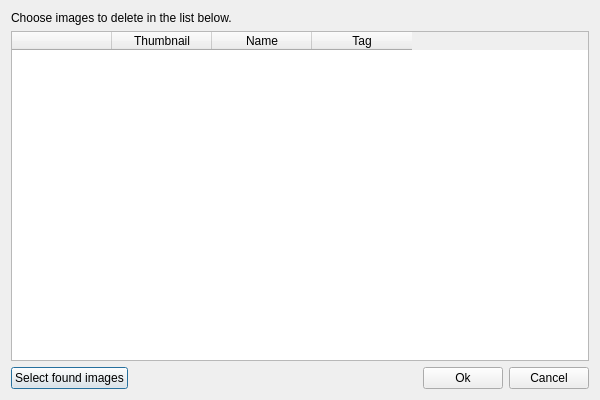
<?xml version="1.0" encoding="UTF-8"?>
<ui version="4.0">
 <class>BlacklistFix2</class>
 <widget class="QDialog" name="BlacklistFix2">
  <property name="geometry">
   <rect>
    <x>0</x>
    <y>0</y>
    <width>600</width>
    <height>400</height>
   </rect>
  </property>
  <property name="windowTitle">
   <string>Blacklist fixer</string>
  </property>
  <property name="windowIcon">
   <iconset resource="../../../resources/resources.qrc">
    <normaloff>:/images/icon.ico</normaloff>:/images/icon.ico</iconset>
  </property>
  <layout class="QVBoxLayout" name="verticalLayout">
   <item>
    <widget class="QLabel" name="label">
     <property name="text">
      <string>Choose images to delete in the list below.</string>
     </property>
    </widget>
   </item>
   <item>
    <widget class="QTableWidget" name="tableWidget">
     <property name="editTriggers">
      <set>QAbstractItemView::NoEditTriggers</set>
     </property>
     <property name="showDropIndicator" stdset="0">
      <bool>false</bool>
     </property>
     <attribute name="horizontalHeaderHighlightSections">
      <bool>false</bool>
     </attribute>
     <attribute name="verticalHeaderDefaultSectionSize">
      <number>50</number>
     </attribute>
     <attribute name="verticalHeaderHighlightSections">
      <bool>false</bool>
     </attribute>
     <column>
      <property name="text">
       <string/>
      </property>
     </column>
     <column>
      <property name="text">
       <string>Thumbnail</string>
      </property>
     </column>
     <column>
      <property name="text">
       <string>Name</string>
      </property>
     </column>
     <column>
      <property name="text">
       <string>Tag</string>
      </property>
     </column>
    </widget>
   </item>
   <item>
    <layout class="QHBoxLayout" name="horizontalLayout_4">
     <item>
      <widget class="QPushButton" name="buttonSelectBlacklisted">
       <property name="text">
        <string>Select found images</string>
       </property>
      </widget>
     </item>
     <item>
      <spacer name="horizontalSpacer">
       <property name="orientation">
        <enum>Qt::Horizontal</enum>
       </property>
       <property name="sizeHint" stdset="0">
        <size>
         <width>40</width>
         <height>20</height>
        </size>
       </property>
      </spacer>
     </item>
     <item>
      <widget class="QPushButton" name="buttonOk">
       <property name="text">
        <string>Ok</string>
       </property>
      </widget>
     </item>
     <item>
      <widget class="QPushButton" name="buttonCancel">
       <property name="text">
        <string>Cancel</string>
       </property>
      </widget>
     </item>
    </layout>
   </item>
  </layout>
 </widget>
 <resources>
  <include location="../../../resources/resources.qrc"/>
 </resources>
 <connections/>
</ui>
